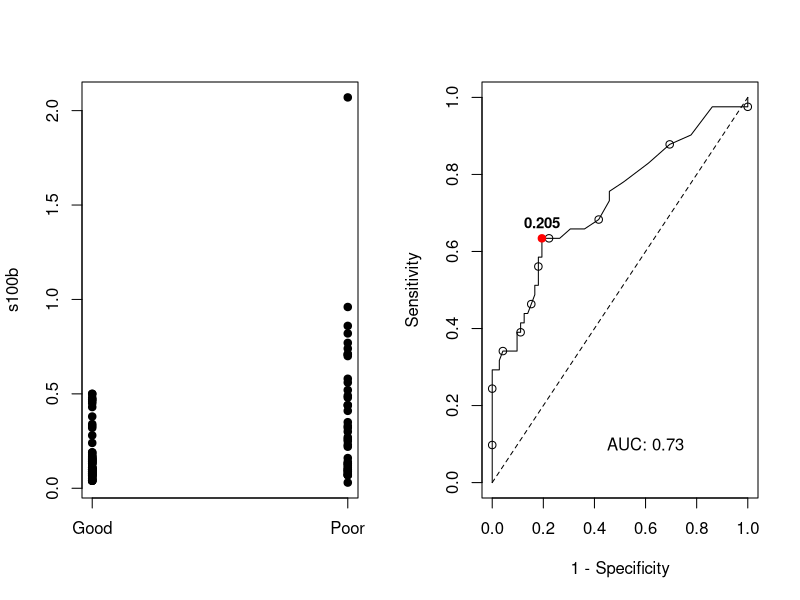
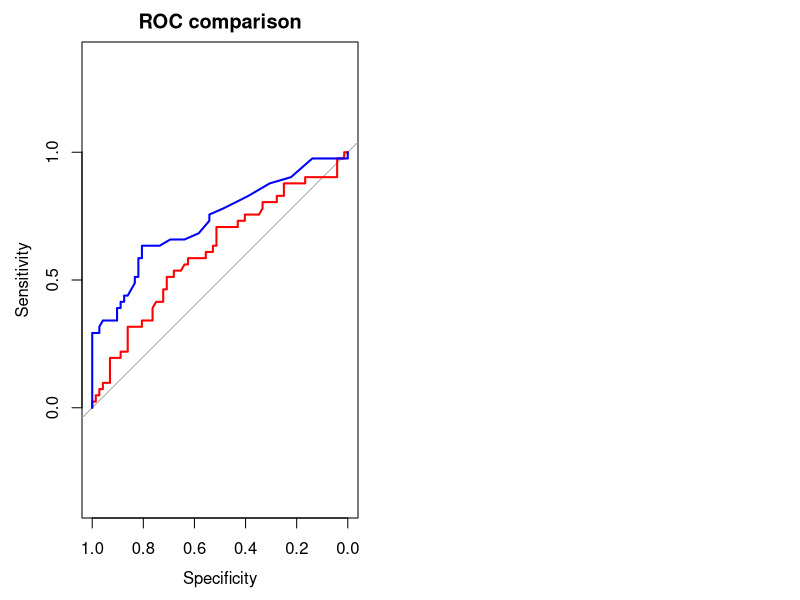

Write the R code that produced these figures, in order.
## ---- chunk 1

## ---- chunk 2
#install.packages("pROC")
## Load the library
library(pROC)
## Read the data set
data("aSAH", package = "pROC")
str(aSAH)
## ---- chunk 3
roc_s100b = roc(outcome ~ s100b, data = aSAH) #response~predictor
print(roc_s100b)
roc_s100b$sensitivities
## ---- chunk 4

result = data.frame(
       'Threshold'= roc_s100b$thresholds,
       'Sensitivity'= roc_s100b$sensitivities,
       'Specificity'= roc_s100b$specificities,
       'Youden'= roc_s100b$sensitivities + roc_s100b$specificities - 1
)


head(result)
## ---- chunk 5
par(mfrow=c(1,2))
stripchart(s100b~outcome,data=aSAH,col='black',vertical=TRUE,pch=19)
plot(x = 1 - roc_s100b$specificities,
     y = roc_s100b$sensitivities, 
     type = "l",
     xlab = "1 - Specificity",
     ylab = "Sensitivity",
     ylim = c(0, 1), 
     xlim = c(0, 1))
lines(x = 0:1, y = 0:1, lty = "dashed")

temp<-length(roc_s100b$specificities)
points(x = 1 - roc_s100b$specificities[seq(2,temp,5)],
       y = roc_s100b$sensitivities[seq(2,temp,5)]) 
text(0.6,0.1,paste('AUC:',round(roc_s100b$auc,2)))

#same result with plot.roc
# plot.roc(roc_s100b)

# Youden index
max_youden<-result[which.max(result$Youden),]
points(x=1-max_youden$Specificity,y=max_youden$Sensitivity,col='red',pch=19)

text(x=1-max_youden$Specificity,y=max_youden$Sensitivity, label=max_youden$Threshold, cex=0.9, font=2,pos=3)
## ---- chunk 6
plot.roc(outcome ~ ndka, data = aSAH, main="ROC comparison", col= "red")

lines.roc(outcome ~ s100b,data=aSAH, col="blue")
## ---- chunk 7

roc_ndka = roc(outcome ~ ndka, data = aSAH)
roc_s100b$auc
roc_ndka$auc

roc.test(roc_s100b, roc_ndka)
